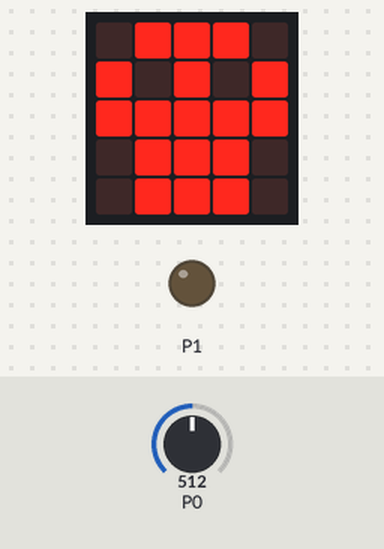
Simulated run of this program. Board: BBC micro:bit (MakeCode). Shown: the board's 5×5 LED display, output pins drawn as LEDs (lit = HIGH). Inputs (shaded band) come from the test bench; at power-on: P0 = 512 (analog values on the 0–1023 scale). The 48×5 strip is a reading aid, not a part: it shows the text the display is scrolling, unrolled, one strip-width of it at a time.

Above: at 1.2 s.
1.3 s: P0 set to 493
At 2.9 s:
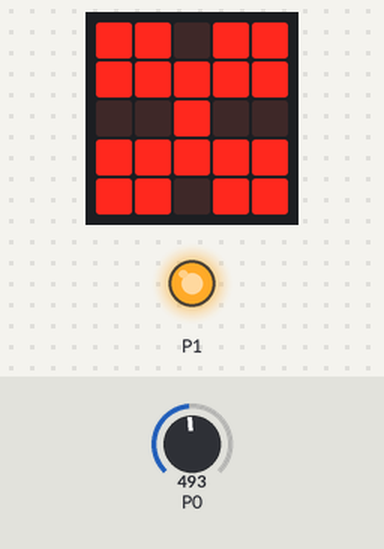
At 16.2 s:
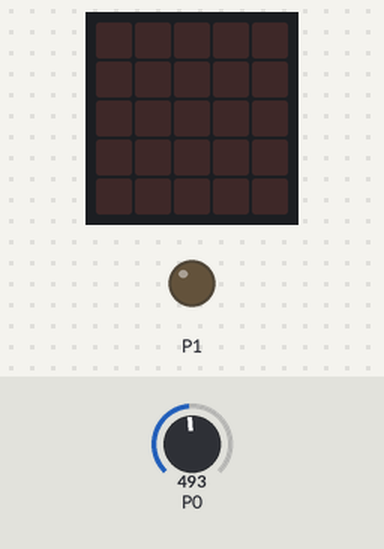
Timing chart, 0 to 26.7 s (numbered marks = the images above; inputs shaded):
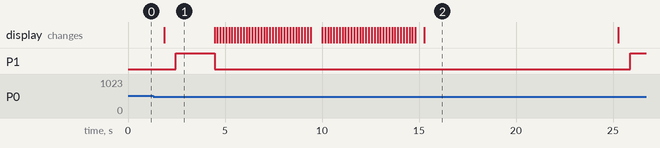

Measured:
- the behaviour switches between 500 and 499 on P0 (found by bisection; images 0 and 1)
- after the input at 1.3 s, P1: LOW → HIGH after 1.2 s, → LOW 2.0 s later, → HIGH 21.4 s later; the display: changes after 0.56 s (image 1)
- what the display in image 1 shows lasts 2.6 s, from 1.9 s to 4.5 s

The program:

main.ts
```typescript
let vochtigheid = 0
basic.forever(function () {
    vochtigheid = pins.analogReadPin(AnalogPin.P0)
    if (vochtigheid < 500) {
        basic.showIcon(IconNames.Butterfly)
        pins.digitalWritePin(DigitalPin.P1, 1)
        basic.pause(2000)
        pins.digitalWritePin(DigitalPin.P1, 0)
        basic.showString("Water geven")
        basic.pause(10000)
    } else {
        basic.showIcon(IconNames.Skull)
    }
})
```

test.ts
```typescript
// tests gaan hier; deze zal niet worden gecompileerd wanneer dit pakket wordt gebruikt als extensie.
```
